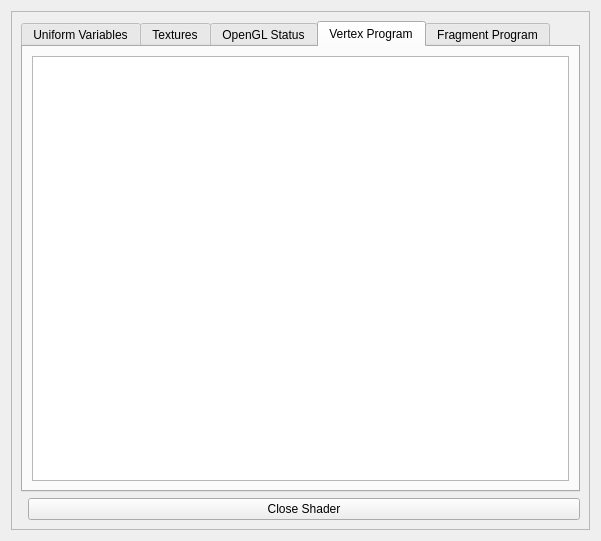
<ui version="4.0" >
 <class>ShaderDialogClass</class>
 <widget class="QWidget" name="ShaderDialogClass" >
  <property name="geometry" >
   <rect>
    <x>0</x>
    <y>0</y>
    <width>601</width>
    <height>541</height>
   </rect>
  </property>
  <property name="windowTitle" >
   <string>Form</string>
  </property>
  <layout class="QVBoxLayout" name="verticalLayout_2" >
   <item>
    <widget class="QFrame" name="frame" >
     <property name="frameShape" >
      <enum>QFrame::StyledPanel</enum>
     </property>
     <property name="frameShadow" >
      <enum>QFrame::Raised</enum>
     </property>
     <layout class="QVBoxLayout" name="verticalLayout" >
      <item>
       <widget class="QTabWidget" name="tabWidget" >
        <property name="currentIndex" >
         <number>3</number>
        </property>
        <widget class="QWidget" name="uvTab" >
         <attribute name="title" >
          <string>Uniform Variables</string>
         </attribute>
         <widget class="QWidget" name="varListLayer" >
          <property name="geometry" >
           <rect>
            <x>10</x>
            <y>20</y>
            <width>171</width>
            <height>20</height>
           </rect>
          </property>
          <layout class="QHBoxLayout" />
         </widget>
        </widget>
        <widget class="QWidget" name="textureTab" >
         <attribute name="title" >
          <string>Textures</string>
         </attribute>
        </widget>
        <widget class="QWidget" name="glTab" >
         <attribute name="title" >
          <string>OpenGL Status</string>
         </attribute>
        </widget>
        <widget class="QWidget" name="vpTab" >
         <attribute name="title" >
          <string>Vertex Program</string>
         </attribute>
         <layout class="QHBoxLayout" name="horizontalLayout_2" >
          <item>
           <widget class="QTextBrowser" name="vpTextBrowser" />
          </item>
         </layout>
        </widget>
        <widget class="QWidget" name="fpTab" >
         <attribute name="title" >
          <string>Fragment Program</string>
         </attribute>
         <layout class="QHBoxLayout" name="horizontalLayout" >
          <item>
           <widget class="QTextBrowser" name="fpTextBrowser" />
          </item>
         </layout>
        </widget>
       </widget>
      </item>
      <item>
       <layout class="QHBoxLayout" name="bottomRowLayout" >
        <item>
         <spacer name="spacer" >
          <property name="orientation" >
           <enum>Qt::Horizontal</enum>
          </property>
         </spacer>
        </item>
        <item>
         <widget class="QPushButton" name="okButton" >
          <property name="text" >
           <string>Close Shader</string>
          </property>
         </widget>
        </item>
       </layout>
      </item>
     </layout>
    </widget>
   </item>
  </layout>
 </widget>
 <resources/>
 <connections/>
</ui>
